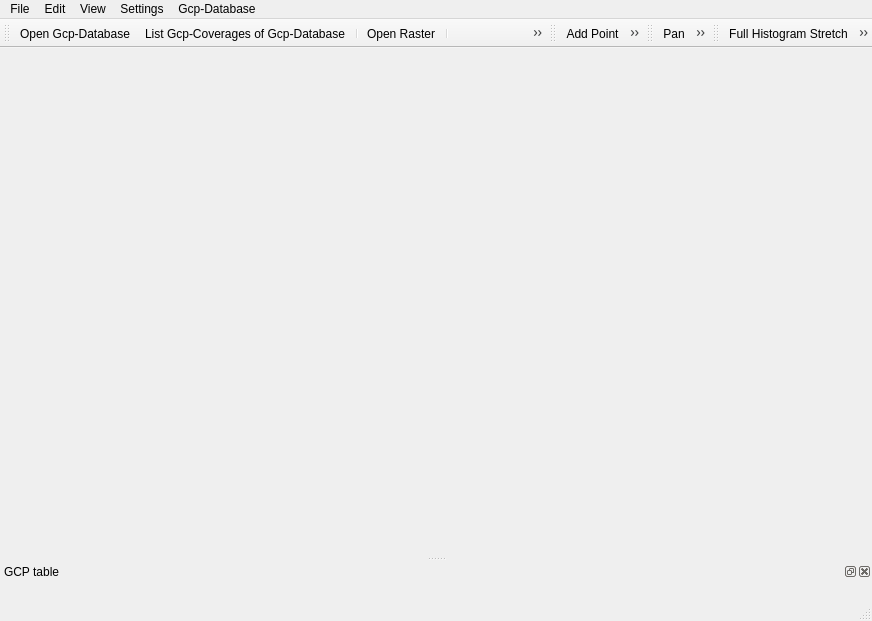
<?xml version="1.0" encoding="UTF-8"?>
<ui version="4.0">
 <class>QgsGeorefPluginGuiBase</class>
 <widget class="QMainWindow" name="QgsGeorefPluginGuiBase">
  <property name="geometry">
   <rect>
    <x>0</x>
    <y>0</y>
    <width>872</width>
    <height>621</height>
   </rect>
  </property>
  <property name="windowTitle">
   <string>Georeferencer</string>
  </property>
  <widget class="QWidget" name="mCentralwidget"/>
  <widget class="QMenuBar" name="menubar">
   <property name="geometry">
    <rect>
     <x>0</x>
     <y>0</y>
     <width>872</width>
     <height>25</height>
    </rect>
   </property>
   <widget class="QMenu" name="menuFile">
    <property name="title">
     <string>File</string>
    </property>
    <addaction name="mActionReset"/>
    <addaction name="menuLoadingRasters"/>
    <addaction name="separator"/>
    <addaction name="mActionStartGeoref"/>
    <addaction name="mActionGDALScript"/>
    <addaction name="separator"/>
    <addaction name="mActionLoadGCPpoints"/>
    <addaction name="mActionSaveGCPpoints"/>
    <addaction name="separator"/>
    <addaction name="mActionQuit"/>
   </widget>
   <widget class="QMenu" name="menuView">
    <property name="title">
     <string>View</string>
    </property>
    <addaction name="mActionPan"/>
    <addaction name="mActionZoomIn"/>
    <addaction name="mActionZoomOut"/>
    <addaction name="mActionZoomToLayer"/>
    <addaction name="mActionZoomLast"/>
    <addaction name="mActionZoomNext"/>
    <addaction name="separator"/>
    <addaction name="mActionLinkGeorefToQGis"/>
    <addaction name="mActionLinkQGisToGeoref"/>
   </widget>
   <widget class="QMenu" name="menuEdit">
    <property name="title">
     <string>Edit</string>
    </property>
    <addaction name="mActionAddFeature"/>
    <addaction name="mActionDeleteSelected"/>
    <addaction name="mActionMoveFeature"/>
    <addaction name="separator"/>
    <addaction name="mActionFetchMasterGcpExtent"/>
    <addaction name="separator"/>
    <addaction name="mActionSpatialiteGcp"/>
   </widget>
   <widget class="QMenu" name="menuSettings">
    <property name="title">
     <string>Settings</string>
    </property>
    <addaction name="mActionTransformSettings"/>
    <addaction name="mActionRasterProperties"/>
    <addaction name="mActionGeorefConfig"/>
   </widget>
   <widget class="QMenu" name="menuLoadingRasters">
     <property name="title">
      <string>Loading Rasters ...</string>
     </property>
     <property name="toolTip">
      <string>Open Raster directly or through Gcp-Database</string>
     </property>
    <addaction name="mOpenGcpCoverages"/>
    <addaction name="separator"/>
    <addaction name="mListGcpCoverages"/>
    <addaction name="separator"/>
    <addaction name="mActionOpenRaster"/>
    <addaction name="separator"/>
    <addaction name="mActionOpenGcpMaster"/>
   </widget>
   <widget class="QMenu" name="menuGcpDatabase">
    <property name="title">
     <string>Gcp-Database</string>
    </property>
     <widget class="QMenu" name="menuGcpDatabaseSetting">
     <property name="title">
      <string>Settings</string>
     </property>
     <addaction name="mActionLegacyMode"/>
     <addaction name="separator"/>
    </widget>
     <widget class="QMenu" name="menuGcpDbTasks">
     <property name="title">
      <string>Gcp-Database Tasks</string>
     </property>
     <addaction name="mActionCreateGcpDatabase"/>
     <addaction name="separator"/>
     <addaction name="mActionSqlDumpGcpCoverage"/>
     <addaction name="separator"/>
     <addaction name="mActionSqlDumpGcpMaster"/>
    </widget>
     <widget class="QMenu" name="menuGcpMercatorPolygons">
     <property name="title">
      <string>Mercator Polygons</string>
     </property>
     <addaction name="mActionMercatorPolygonProperties"/>
     <addaction name="mActionMercatorPolygonExtent"/>
     <addaction name="separator"/>
     <addaction name="mActionPointsPolygon"/>
    </widget>
    <addaction name="menuGcpDatabaseSetting"/>
    <addaction name="separator"/>
    <addaction name="menuGcpDbTasks"/>
    <addaction name="separator"/>
    <addaction name="menuGcpMercatorPolygons"/>
   </widget>
   <addaction name="menuFile"/>
   <addaction name="menuEdit"/>
   <addaction name="menuView"/>
   <addaction name="menuSettings"/>
   <addaction name="menuGcpDatabase"/>
  </widget>
  <widget class="QStatusBar" name="statusbar"/>
  <widget class="QToolBar" name="toolBarFile">
   <property name="windowTitle">
    <string>File</string>
   </property>
   <property name="iconSize">
    <size>
     <width>24</width>
     <height>24</height>
    </size>
   </property>
   <attribute name="toolBarArea">
    <enum>TopToolBarArea</enum>
   </attribute>
   <attribute name="toolBarBreak">
    <bool>false</bool>
   </attribute>
   <addaction name="mOpenGcpCoverages"/>
   <addaction name="mListGcpCoverages"/>
   <addaction name="separator"/>
   <addaction name="mActionOpenRaster"/>
   <addaction name="separator"/>
   <addaction name="mActionStartGeoref"/>
   <addaction name="mActionGDALScript"/>
   <addaction name="separator"/>
   <addaction name="mActionLoadGCPpoints"/>
   <addaction name="mActionSaveGCPpoints"/>
   <addaction name="separator"/>
   <addaction name="mActionTransformSettings"/>
  </widget>
  <widget class="QToolBar" name="toolBarEdit">
   <property name="windowTitle">
    <string>Edit</string>
   </property>
   <property name="iconSize">
    <size>
     <width>24</width>
     <height>24</height>
    </size>
   </property>
   <attribute name="toolBarArea">
    <enum>TopToolBarArea</enum>
   </attribute>
   <attribute name="toolBarBreak">
    <bool>false</bool>
   </attribute>
   <addaction name="mActionAddFeature"/>
   <addaction name="mActionDeleteSelected"/>
   <addaction name="mActionMoveFeature"/>
    <addaction name="separator"/>
    <addaction name="mActionFetchMasterGcpExtent"/>
    <addaction name="separator"/>
    <addaction name="mActionSpatialiteGcp"/>
  </widget>
  <widget class="QToolBar" name="toolBarView">
   <property name="windowTitle">
    <string>View</string>
   </property>
   <property name="iconSize">
    <size>
     <width>24</width>
     <height>24</height>
    </size>
   </property>
   <attribute name="toolBarArea">
    <enum>TopToolBarArea</enum>
   </attribute>
   <attribute name="toolBarBreak">
    <bool>false</bool>
   </attribute>
   <addaction name="mActionPan"/>
   <addaction name="mActionZoomIn"/>
   <addaction name="mActionZoomOut"/>
   <addaction name="mActionZoomToLayer"/>
   <addaction name="mActionZoomLast"/>
   <addaction name="mActionZoomNext"/>
   <addaction name="separator"/>
   <addaction name="mActionLinkGeorefToQGis"/>
   <addaction name="mActionLinkQGisToGeoref"/>
  </widget>
  <widget class="QgsDockWidget" name="dockWidgetGCPpoints">
   <property name="features">
    <set>QgsDockWidget::AllDockWidgetFeatures</set>
   </property>
   <property name="allowedAreas">
    <set>Qt::AllDockWidgetAreas</set>
   </property>
   <property name="windowTitle">
    <string>GCP table</string>
   </property>
   <attribute name="dockWidgetArea">
    <number>8</number>
   </attribute>
   <widget class="QWidget" name="dockWidgetContents">
    <layout class="QHBoxLayout" name="horizontalLayout_2"/>
   </widget>
  </widget>
  <widget class="QToolBar" name="toolBarHistogramStretch">
   <property name="windowTitle">
    <string>Histogram</string>
   </property>
   <attribute name="toolBarArea">
    <enum>TopToolBarArea</enum>
   </attribute>
   <attribute name="toolBarBreak">
    <bool>false</bool>
   </attribute>
   <addaction name="mActionFullHistogramStretch"/>
   <addaction name="mActionLocalHistogramStretch"/>
  </widget>
  <action name="mActionZoomIn">
   <property name="text">
    <string>Zoom In</string>
   </property>
   <property name="statusTip">
    <string>Zoom In</string>
   </property>
   <property name="shortcut">
    <string>Ctrl++</string>
   </property>
  </action>
  <action name="mActionZoomOut">
   <property name="text">
    <string>Zoom Out</string>
   </property>
   <property name="statusTip">
    <string>Zoom Out</string>
   </property>
   <property name="shortcut">
    <string>Ctrl+-</string>
   </property>
  </action>
  <action name="mActionZoomToLayer">
   <property name="text">
    <string>Zoom to Layer</string>
   </property>
   <property name="statusTip">
    <string>Zoom to Layer</string>
   </property>
   <property name="shortcut">
    <string>Ctrl+Shift+F</string>
   </property>
  </action>
  <action name="mActionPan">
   <property name="text">
    <string>Pan</string>
   </property>
   <property name="statusTip">
    <string>Pan</string>
   </property>
  </action>
  <action name="mActionTransformSettings">
   <property name="text">
    <string>Transformation Settings...</string>
   </property>
   <property name="statusTip">
    <string>Transformation settings</string>
   </property>
  </action>
  <action name="mActionAddFeature">
   <property name="text">
    <string>Add Point</string>
   </property>
   <property name="statusTip">
    <string>Add point</string>
   </property>
   <property name="shortcut">
    <string>Ctrl+A</string>
   </property>
  </action>
  <action name="mActionDeleteSelected">
   <property name="text">
    <string>Delete Point</string>
   </property>
   <property name="statusTip">
    <string>Delete point</string>
   </property>
   <property name="shortcut">
    <string>Ctrl+D</string>
   </property>
  </action>
  <action name="mActionSpatialiteGcp">
   <property name="text">
    <string>SpatialiteGcp</string>
   </property>
   <property name="checkable">
    <bool>true</bool>
   </property>
   <property name="toolTip">
    <string>Turn Spatialite Gcp-Logic on or off when creating a new Gcp-Point</string>
   </property>
   <property name="statusTip">
    <string>Turn Spatialite Gcp-Logic on or off when creating a new Gcp-Point</string>
   </property>
   <property name="shortcut">
    <string>Ctrl+G</string>
   </property>
  </action>
  <action name="mActionFetchMasterGcpExtent">
   <property name="text">
    <string>Fetch Master-Gcp(s) from Map Extent</string>
   </property>
   <property name="checkable">
    <bool>true</bool>
   </property>
   <property name="toolTip">
    <string>Fetch Master-Gcp(s) from Map Extent and add as a new Gcp-Point</string>
   </property>
   <property name="statusTip">
    <string>Fetch Master-Gcp(s) from Map Extent and add as a new Gcp-Point</string>
   </property>
  </action>
  <action name="mActionQuit">
   <property name="text">
    <string>Close Georeferencer</string>
   </property>
   <property name="toolTip">
    <string>Close georeferencer</string>
   </property>
   <property name="statusTip">
    <string>Quit</string>
   </property>
  </action>
  <action name="mActionStartGeoref">
   <property name="text">
    <string>Start Georeferencing</string>
   </property>
   <property name="statusTip">
    <string>Start georeferencing</string>
   </property>
   <property name="shortcut">
    <string>Ctrl+G</string>
   </property>
  </action>
  <action name="mActionGDALScript">
   <property name="text">
    <string>Generate GDAL Script</string>
   </property>
   <property name="statusTip">
    <string>Generate GDAL script</string>
   </property>
   <property name="shortcut">
    <string>Ctrl+C</string>
   </property>
  </action>
  <action name="mActionLinkGeorefToQGis">
   <property name="checkable">
    <bool>true</bool>
   </property>
   <property name="text">
    <string>Link Georeferencer to QGIS</string>
   </property>
   <property name="statusTip">
    <string>Link Georeferencer to QGIS</string>
   </property>
  </action>
  <action name="mActionLinkQGisToGeoref">
   <property name="checkable">
    <bool>true</bool>
   </property>
   <property name="text">
    <string>Link QGIS to Georeferencer</string>
   </property>
   <property name="statusTip">
    <string>Link QGIS to Georeferencer</string>
   </property>
  </action>
  <action name="mActionSaveGCPpoints">
   <property name="text">
    <string>Save GCP Points as...</string>
   </property>
   <property name="statusTip">
    <string>Save GCP points as...</string>
   </property>
   <property name="shortcut">
    <string>Ctrl+S</string>
   </property>
  </action>
  <action name="mActionLoadGCPpoints">
   <property name="text">
    <string>Load GCP Points...</string>
   </property>
   <property name="statusTip">
    <string>Load GCP points</string>
   </property>
   <property name="shortcut">
    <string>Ctrl+L</string>
   </property>
  </action>
  <action name="mActionGeorefConfig">
   <property name="text">
    <string>Configure Georeferencer...</string>
   </property>
   <property name="shortcut">
    <string>Ctrl+P</string>
   </property>
  </action>
  <action name="mActionRasterProperties">
   <property name="text">
    <string>Raster Properties...</string>
   </property>
   <property name="statusTip">
    <string>View Raster Properties</string>
   </property>
  </action>
  <action name="mActionMoveFeature">
   <property name="text">
    <string>Move GCP Point</string>
   </property>
   <property name="statusTip">
    <string>Move GCP point</string>
   </property>
  </action>
  <action name="mActionZoomNext">
   <property name="text">
    <string>Zoom Next</string>
   </property>
  </action>
  <action name="mActionZoomLast">
   <property name="text">
    <string>Zoom Last</string>
   </property>
  </action>
  <action name="mActionLegacyMode">
   <property name="text">
    <string>Switch Legacy-Mode</string>
   </property>
  </action>
  <action name="mActionPointsPolygon">
   <property name="text">
    <string>Switch between Gcp-Points and Cutline Polygons</string>
   </property>
  </action>
  <action name="mActionOpenRaster">
   <property name="text">
    <string>Open Raster...</string>
   </property>
   <property name="toolTip">
    <string>Open raster, adding to Gcp-Database - the Gcp-Database will be opened or created when not previously opened</string>
   </property>
    <property name="statusTip">
     <string>Open Raster, adding to Gcp-Database</string>
    </property>
   <property name="shortcut">
    <string>Ctrl+O</string>
   </property>
  </action>
  <action name="mActionMercatorPolygonProperties">
   <property name="text">
    <string>MercatorPolygon Properties...</string>
   </property>
   <property name="statusTip">
    <string>View MercatorPolygon Properties</string>
   </property>
  </action>
  <action name="mActionMercatorPolygonExtent">
   <property name="text">
    <string>Zoom to MercatorPolygon Extent</string>
   </property>
   <property name="statusTip">
    <string>Zoom to MercatorPolygon Extent</string>
   </property>
  </action>
  <action name="mActionCreateGcpDatabase">
   <property name="text">
    <string>Create an empty Gcp-Database</string>
   </property>
   <property name="statusTip">
    <string>Create an empty Gcp-Database (Coverage / Master) with Srid</string>
   </property>
  </action>
  <action name="mActionSqlDumpGcpCoverage">
   <property name="text">
    <string>Create an Sql-Dump of the active Gcp-Coverage Database</string>
   </property>
   <property name="statusTip">
    <string>Create an Sql-Dump of  the active Gcp-Coverage Database</string>
   </property>
  </action>
  <action name="mActionSqlDumpGcpMaster">
   <property name="text">
    <string>Create an Sql-Dump of the active Gcp-Master Database</string>
   </property>
   <property name="statusTip">
    <string>Create an Sql-Dump of the active Gcp-Master Database</string>
   </property>
  </action>
  <action name="mActionOpenGcpMaster">
   <property name="text">
    <string>Open Gcp_Master Database...</string>
   </property>
   <property name="toolTip">
    <string>Open Gcp_Master Database</string>
   </property>
    <property name="statusTip">
     <string>Open Gcp_Master Database</string>
    </property>
  </action>
  <action name="mListGcpCoverages">
   <property name="text">
    <string>List Gcp-Coverages of Gcp-Database</string>
   </property>
  </action>
  <action name="mOpenGcpCoverages">
   <property name="text">
    <string>Open Gcp-Database</string>
   </property>
    <property name="statusTip">
     <string>Open Gcp-Database and list Gcp-Coverages</string>
    </property>
   <property name="toolTip">
    <string>Open Gcp-Database and list Gcp-Coverages\nuse 'Open Raster' to create a new Gcp-Database</string>
   </property>
  </action>
  <action name="mActionLocalHistogramStretch">
   <property name="text">
    <string>Local Histogram Stretch</string>
   </property>
  </action>
  <action name="mActionFullHistogramStretch">
   <property name="text">
    <string>Full Histogram Stretch</string>
   </property>
  </action>
  <action name="mActionReset">
   <property name="text">
    <string>Reset Georeferencer</string>
   </property>
  </action>
 </widget>
 <customwidgets>
  <customwidget>
   <class>QgsDockWidget</class>
   <extends>QDockWidget</extends>
   <header>qgsdockwidget.h</header>
   <container>1</container>
  </customwidget>
 </customwidgets>
 <resources>
  <include location="../../../images/images.qrc"/>
 </resources>
 <connections/>
</ui>
